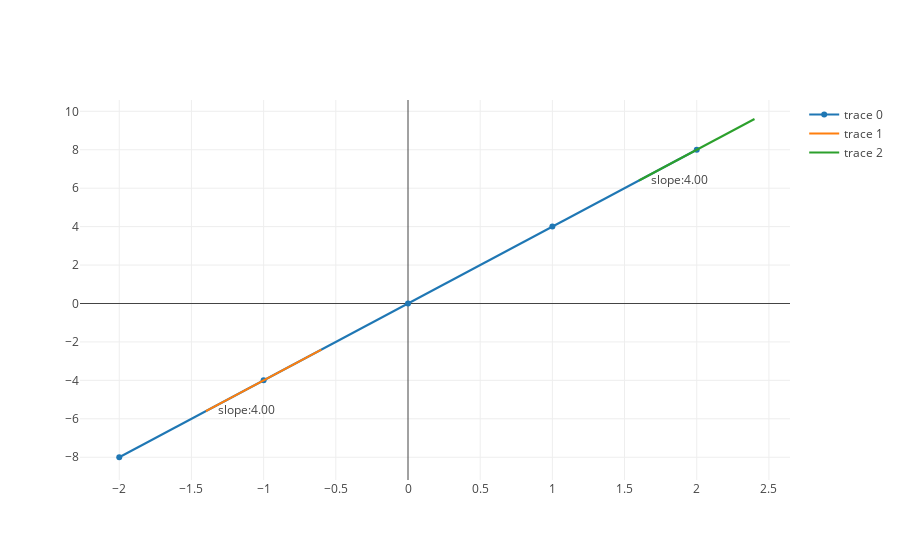

Write notebook code for a chart like this one.
### Markdown cell above
Ok, so the power rule tells us that $f'(x) = 4 $.  So this is saying that for any small change in $x$, the change in $f(x) $ always 4 times that change in $x$.  Once again let's look a plot $f(x)$ and $f'(x) $ for various values of $x$ to see if this holds true.  We have:

### Code cell
def linear_function(x):
    return 4*x

linear_tangent_at_neg_one = build_tangent_line(linear_function, -1, .4, .001)
linear_tangent_at_two = build_tangent_line(linear_function, 2, .4, .001)
linear_tangent_at_three = build_tangent_line(linear_function, 3, .4, .001)

four_x = line_function_data(linear_function, list(range(-2, 3)))
plot([four_x, linear_tangent_at_neg_one, linear_tangent_at_two])

### Figure 1 — Plotly figure (JSON) as saved in the notebook; plotly's stock layout.template omitted (floating-point values rounded to 4 significant figures)
{"data": [{"x": [-2, -1, 0, 1, 2], "y": [-8, -4, 0, 4, 8]}, {"mode": "lines+text", "text": ["    slope:4.00"], "textposition": "right", "x": [-1.4, -1, -0.6], "y": [-5.6, -4, -2.4]}, {"mode": "lines+text", "text": ["    slope:4.00"], "textposition": "right", "x": [1.6, 2, 2.4], "y": [6.4, 8, 9.6]}], "layout": {}}
